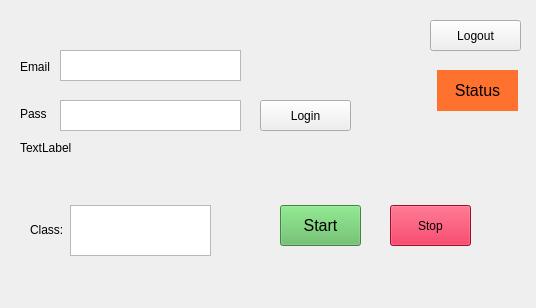
<?xml version="1.0" encoding="UTF-8"?>
<ui version="4.0">
 <class>MainWindow</class>
 <widget class="QMainWindow" name="MainWindow">
  <property name="geometry">
   <rect>
    <x>0</x>
    <y>0</y>
    <width>536</width>
    <height>308</height>
   </rect>
  </property>
  <property name="windowTitle">
   <string>MainWindow</string>
  </property>
  <widget class="QWidget" name="centralwidget">
   <widget class="QTextEdit" name="emailInput">
    <property name="geometry">
     <rect>
      <x>60</x>
      <y>50</y>
      <width>181</width>
      <height>31</height>
     </rect>
    </property>
   </widget>
   <widget class="QTextEdit" name="passInput">
    <property name="geometry">
     <rect>
      <x>60</x>
      <y>100</y>
      <width>181</width>
      <height>31</height>
     </rect>
    </property>
   </widget>
   <widget class="QPushButton" name="loginBtn">
    <property name="geometry">
     <rect>
      <x>260</x>
      <y>100</y>
      <width>91</width>
      <height>31</height>
     </rect>
    </property>
    <property name="text">
     <string>Login</string>
    </property>
   </widget>
   <widget class="QPushButton" name="logoutBtn">
    <property name="geometry">
     <rect>
      <x>430</x>
      <y>20</y>
      <width>91</width>
      <height>31</height>
     </rect>
    </property>
    <property name="text">
     <string>Logout</string>
    </property>
   </widget>
   <widget class="QPushButton" name="startBtn">
    <property name="geometry">
     <rect>
      <x>280</x>
      <y>205</y>
      <width>81</width>
      <height>41</height>
     </rect>
    </property>
    <property name="font">
     <font>
      <family>Arial</family>
      <pointsize>12</pointsize>
      <weight>50</weight>
      <italic>false</italic>
      <bold>false</bold>
     </font>
    </property>
    <property name="styleSheet">
     <string notr="true">QPushButton {
	background-color : #5cb85c;
    font: 12pt &quot;Arial&quot;;
}

QPushButton::hover {
	background-color : #5dd85f;
}</string>
    </property>
    <property name="text">
     <string>Start</string>
    </property>
   </widget>
   <widget class="QPushButton" name="stopBtn">
    <property name="geometry">
     <rect>
      <x>390</x>
      <y>205</y>
      <width>81</width>
      <height>41</height>
     </rect>
    </property>
    <property name="styleSheet">
     <string notr="true">QPushButton {
	background-color: rgb(220,20,60);
    font: 12pt &quot;Arial&quot;;
}

QPushButton::hover {
	background-color: rgb(220,50,100);
}</string>
    </property>
    <property name="text">
     <string>Stop</string>
    </property>
   </widget>
   <widget class="QTextEdit" name="classInput">
    <property name="geometry">
     <rect>
      <x>70</x>
      <y>205</y>
      <width>141</width>
      <height>51</height>
     </rect>
    </property>
   </widget>
   <widget class="QLabel" name="emailLabel">
    <property name="geometry">
     <rect>
      <x>20</x>
      <y>60</y>
      <width>47</width>
      <height>13</height>
     </rect>
    </property>
    <property name="text">
     <string>Email</string>
    </property>
   </widget>
   <widget class="QLabel" name="passLabel">
    <property name="geometry">
     <rect>
      <x>20</x>
      <y>104</y>
      <width>47</width>
      <height>20</height>
     </rect>
    </property>
    <property name="text">
     <string>Pass</string>
    </property>
   </widget>
   <widget class="QLabel" name="label">
    <property name="geometry">
     <rect>
      <x>437</x>
      <y>70</y>
      <width>81</width>
      <height>41</height>
     </rect>
    </property>
    <property name="font">
     <font>
      <family>Arial</family>
      <pointsize>12</pointsize>
      <weight>50</weight>
      <italic>false</italic>
      <bold>false</bold>
     </font>
    </property>
    <property name="styleSheet">
     <string notr="true">QLabel {
	background-color: rgb(255, 113, 47);
    font: 12pt &quot;Arial&quot;;
}

QLabel::hover {
	background-color: rgb(255, 163, 34);
}</string>
    </property>
    <property name="text">
     <string>Status</string>
    </property>
    <property name="alignment">
     <set>Qt::AlignCenter</set>
    </property>
   </widget>
   <widget class="QLabel" name="classLabel">
    <property name="geometry">
     <rect>
      <x>30</x>
      <y>220</y>
      <width>47</width>
      <height>20</height>
     </rect>
    </property>
    <property name="text">
     <string>Class:</string>
    </property>
   </widget>
   <widget class="QLabel" name="loginMsg">
    <property name="geometry">
     <rect>
      <x>20</x>
      <y>140</y>
      <width>221</width>
      <height>16</height>
     </rect>
    </property>
    <property name="text">
     <string>TextLabel</string>
    </property>
   </widget>
  </widget>
 </widget>
 <resources/>
 <connections/>
</ui>
